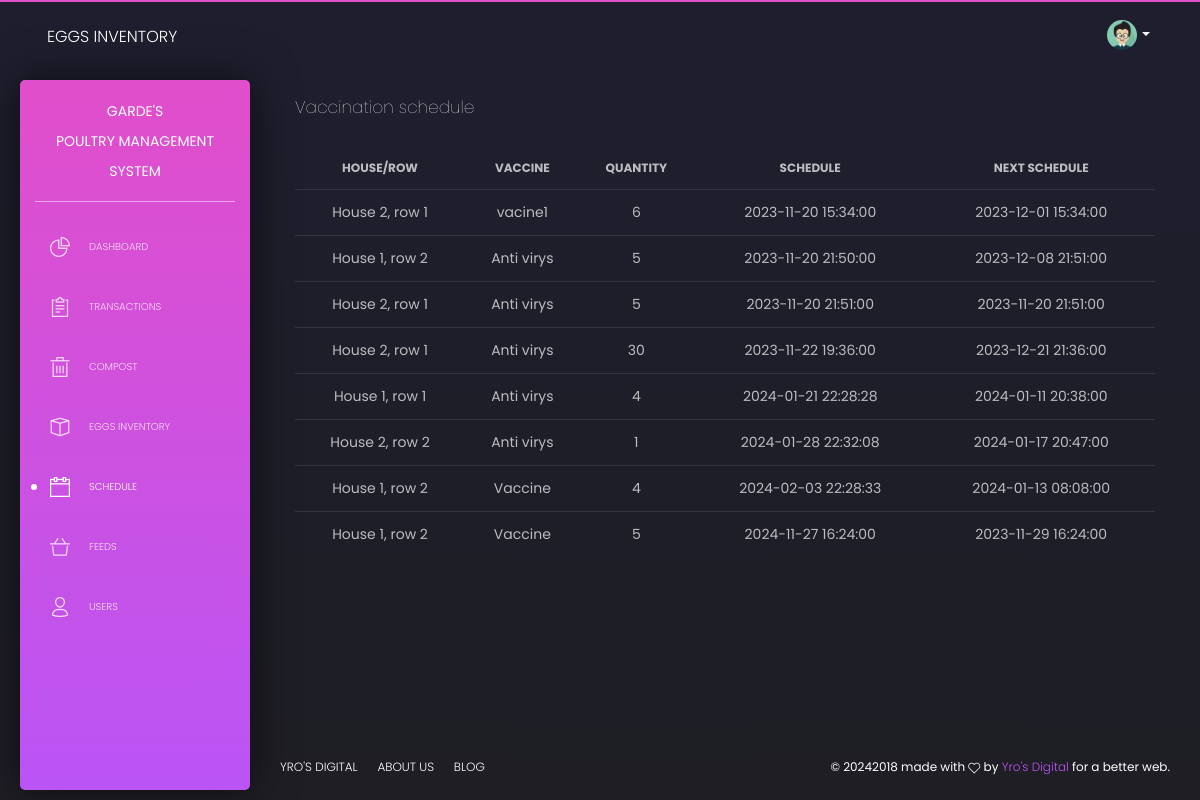
The page /admin/examples/vaccine.php on the database its author committed.
### tables this page shows
CREATE TABLE IF NOT EXISTS `mapping` (
  `map_id` int(11) NOT NULL AUTO_INCREMENT,
  `house_id` int(11) DEFAULT NULL,
  `vaccine_id` int(11) DEFAULT NULL,
  `vaccine_qty` int(11) DEFAULT NULL,
  `vac_date` datetime DEFAULT NULL,
  `vac_next` datetime DEFAULT NULL,
  `stat` int(11) DEFAULT NULL,
  `is_done` int(11) DEFAULT NULL,
  PRIMARY KEY (`map_id`)
);

CREATE TABLE IF NOT EXISTS `housing` (
  `house_id` int(11) NOT NULL AUTO_INCREMENT,
  `house_name` varchar(50) DEFAULT NULL,
  `stat` int(11) DEFAULT NULL,
  PRIMARY KEY (`house_id`)
);

CREATE TABLE IF NOT EXISTS `vaccines` (
  `vac_id` int(11) NOT NULL AUTO_INCREMENT,
  `vac_name` varchar(50) DEFAULT NULL,
  `vac_price` int(11) DEFAULT NULL,
  `vac_qty` int(11) DEFAULT NULL,
  `vac_date` date DEFAULT NULL,
  PRIMARY KEY (`vac_id`)
);

### includes/database.php (called while the page is built, shortened)
<?php
class Database{
    public function connect(){
        $this->servername = 'localhost';
        $this->username = 'root';
        $this->password = '';
        $this->dbname = 'newpoultry';
        $conn = new mysqli($this->servername, $this->username, $this->password, $this->dbname);
        return $conn;
    }
}
?>

### includes/func.php (called while the page is built, shortened)
<?php
		function queryx($sql){
			$dbb = new Database();
            return mysqli_query($dbb->connect(),$sql);
        }
        function getData($query){
            return mysqli_fetch_array($query);
        }
          ?>

### admin/examples/vaccine.php (the view, shortened to what this page needs)
<!DOCTYPE html>
<html lang="en">
<?php include 'includes/head.php'; ?>
<body class="">
  <div class="wrapper">
    <?php include 'includes/sidebar.php'?>
    <div class="main-panel">
      <?php include "includes/nav.php" ?>
      <div class="content">
        <div class="row">
          <div class="col-md-12">
            <div class="card  card-plain">
              <div class="card-header">
                <h4 class="card-title"> Vaccination schedule</h4>
              </div>
              <div class="card-body">
                <div class="table-responsive">
                  <table class="table tablesorter " id="">
                    <thead class=" text-primary">
                      <tr>
                        <th class="text-center">
                          House/Row
                        </th>
                        <th class="text-center">
                          Vaccine
                        </th>
                        <th class="text-center">
                          Quantity
                        </th>
                        <th class="text-center">
                          Schedule
                        </th>
                        <th class="text-center">
                          Next Schedule
                        </th>
                      </tr>
                    </thead>
                    <tbody>
                      <?php
                      $ql = "SELECT m.map_id,h.house_name,v.vac_name,m.vaccine_qty,m.vac_date,m.vac_next FROM mapping m, vaccines v,housing h WHERE m.house_id = h.house_id AND m.vaccine_id = v.vac_id and m.stat = 0 ORDER BY m.vac_date asc";
                      $rez = queryx($ql);
                      while($coll = getData($rez)){
                       ?>
                      <tr>
                        <td class="text-center"><?php echo $coll[1]; ?></td>
                        <td class="text-center"><?php echo $coll[2]; ?></td>
                        <td class="text-center"><?php echo $coll[3]; ?></td>
                        <td class="text-center"><?php echo $coll[4]; ?></td>
                        <td class="text-center"><?php echo $coll[5]; ?></td>
                      </tr>
                      <?php
                    }
                       ?>
                    </tbody>
                  </table>
                </div>
              </div>
            </div>
          </div>
        </div>
      </div>
      <?php include 'includes/footer.php'; ?>
    </div>
  </div>
</body>
</html>

### rows shown on the page
mapping: house.house_name "House 2, row 1", vaccine.vac_name "vacine1", vaccine_qty "6", vac_date "2023-11-20 15:34:00", vac_next "2023-12-01 15:34:00"
mapping: house.house_name "House 1, row 2", vaccine.vac_name "Anti virys", vaccine_qty "5", vac_date "2023-11-20 21:50:00", vac_next "2023-12-08 21:51:00"
mapping: house.house_name "House 2, row 1", vaccine.vac_name "Anti virys", vaccine_qty "5", vac_date "2023-11-20 21:51:00", vac_next "2023-11-20 21:51:00"
mapping: house.house_name "House 2, row 1", vaccine.vac_name "Anti virys", vaccine_qty "30", vac_date "2023-11-22 19:36:00", vac_next "2023-12-21 21:36:00"
mapping: house.house_name "House 1, row 1", vaccine.vac_name "Anti virys", vaccine_qty "4", vac_date "2024-01-21 22:28:28", vac_next "2024-01-11 20:38:00"
mapping: house.house_name "House 2, row 2", vaccine.vac_name "Anti virys", vaccine_qty "1", vac_date "2024-01-28 22:32:08", vac_next "2024-01-17 20:47:00"
mapping: house.house_name "House 1, row 2", vaccine.vac_name "Vaccine", vaccine_qty "4", vac_date "2024-02-03 22:28:33", vac_next "2024-01-13 08:08:00"
mapping: house.house_name "House 1, row 2", vaccine.vac_name "Vaccine", vaccine_qty "5", vac_date "2024-11-27 16:24:00", vac_next "2023-11-29 16:24:00"

### other values the page prints
$pagename "EGGS INVENTORY"
